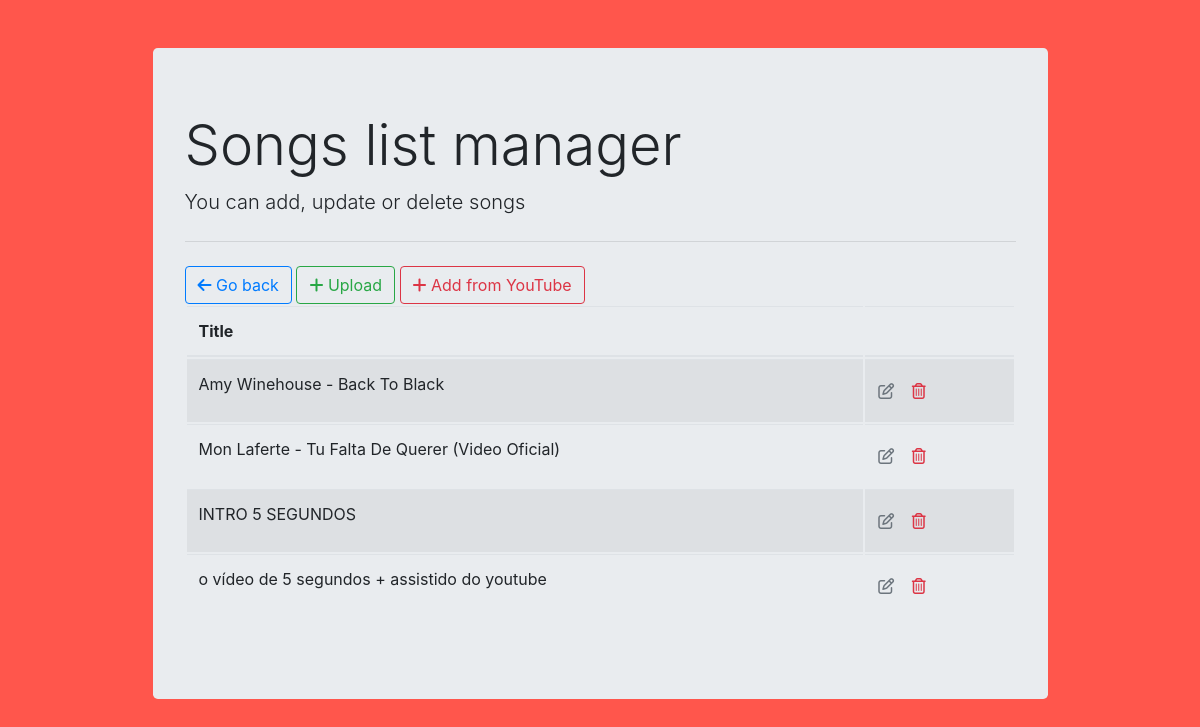
The app's page /manage/, older data.
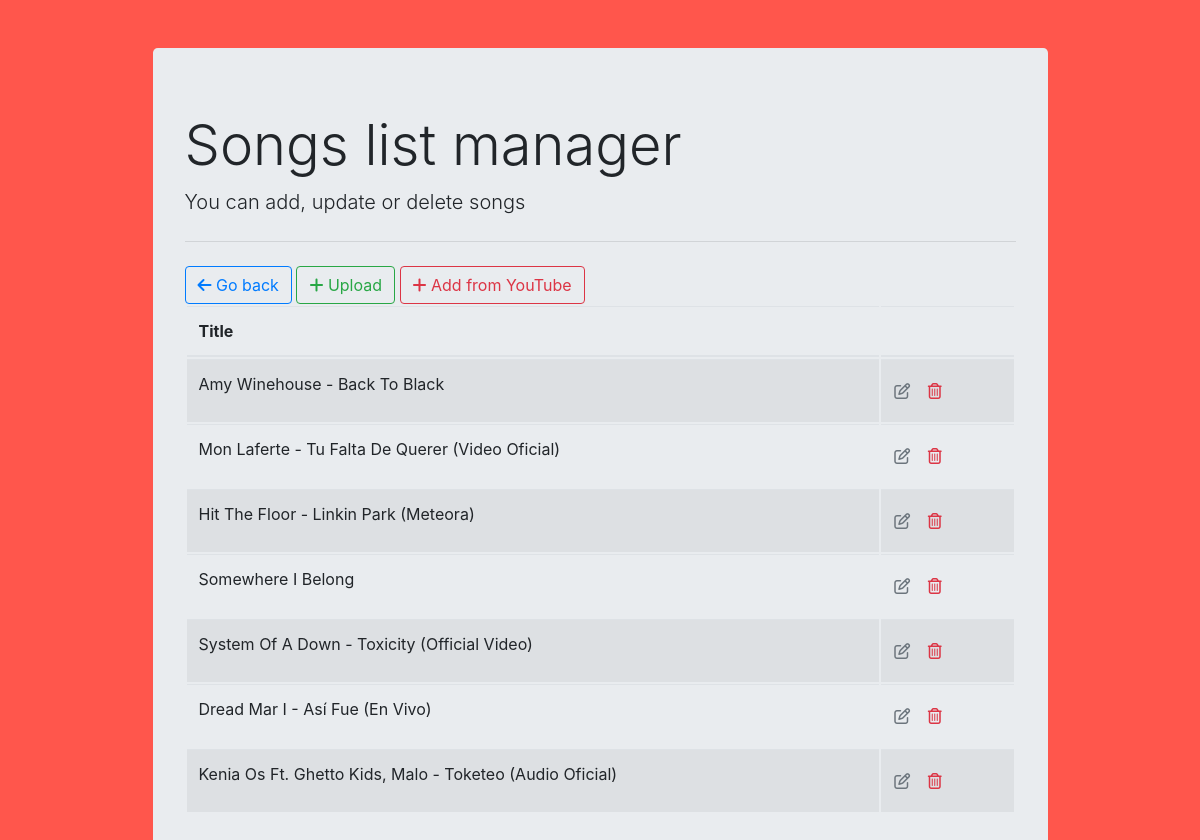
The same page, newer data.
### songs/models.py (models this page shows, shortened)
class Song(models.Model):
    title = models.CharField(max_length=256)
    artist = models.CharField(max_length=256, null=True, blank=True)
    album = models.ForeignKey(Album, on_delete=models.SET_NULL, null=True, blank=True)
    time_length = models.DecimalField(max_digits=10, decimal_places=2, blank=True)
    image = models.ImageField(default='img/default.jpg', upload_to='img/', blank=True, null=True)
    image_url = models.CharField(max_length=256, default='media/img/default.jpg', blank=True, null=True)
    audio_file = models.FileField(upload_to='songs', validators=[validate_is_audio], null=True, blank=True)

### songs/views.py (the view)
# urls.py: path('manage/', ManageListView.as_view(), name='manage'),
class ManageListView(ListView):
    model = Song
    template_name = 'songs/manage.html'
    context_object_name = 'songs'

### songs/templates/songs/manage.html (shortened to what this page needs)
{% extends 'songs/base.html' %}
{% block content %}
<div class="container">
    <div class="col-md-10 offset-md-1 mt-5">
    <div class="jumbotron">
        <h1 class="display-4">Songs list manager</h1>
        <p class="lead">You can add, update or delete songs</p>
        <hr class="my-4">
        <a href="{% url 'songs:home' %}" class="btn btn-outline-primary">
            <i class="fas fa-arrow-left"></i> Go back</a>
        <a href="{% url 'songs:upload' %}" class="btn btn-outline-success">
            <i class="fas fa-plus"></i> Upload</a>
        <a href="{% url 'songs:download' %}" class="btn btn-outline-danger">
            <i class="fas fa-plus"></i> Add from YouTube</a>
        <table class="table table-striped">
            <thead>
                <tr>
                    <th>Title</th>
                    <th></th>
                </tr>
            </thead>
            <tbody>
                {% for song in songs %}
                    <tr>
                        <td>{{song.title}}</td>
                        <td>
                            <a href="{% url 'songs:update' song.id %}" class="btn text-secondary px-0">
                                <i class="far fa-edit"></i>
                            </a>
                            <form action="{% url 'songs:delete' song.id %}" method="POST" class="d-inline">
                                <button type="submit" class="btn" style="background-color:transparent; border:none;">
                                    <i class="far fa-trash-alt text-danger"></i>
                                </button>
                            </form>
                        </td>
                    </tr>
                {% endfor %}
            </tbody>
        </table>
        </div>
    </div>
</div>
{% endblock %}

### songs/templates/songs/base.html (shortened to what this page needs)
{% load static %}
<!DOCTYPE html>
<html lang="en">
<head>
    <link rel="stylesheet" href="https://cdnjs.cloudflare.com/ajax/libs/font-awesome/5.15.4/css/all.min.css" /><link rel="stylesheet" href="https://maxcdn.bootstrapcdn.com/bootstrap/4.0.0/css/bootstrap.min.css">
    <link href="https://cdnjs.cloudflare.com/ajax/libs/mediaelement/4.2.7/mediaelementplayer.min.css" rel="stylesheet"/>
    <link href="{% static './css/style.css' %}" rel="stylesheet">
</head>
<body>
    {% block content %}{% endblock %}
</body>
</html>

### songs/static/css/style.css (style rules this page uses)
body { background: #ff564c; padding: 0; margin: 0; }
table { border-collapse: separate; }

Row changes from the older to the newer data that the page shows:
removed Song: title "INTRO 5 SEGUNDOS"
removed Song: title "o vídeo de 5 segundos + assistido do youtube"
added Song: title "Hit The Floor - Linkin Park (Meteora)"
added Song: title "Somewhere I Belong"
added Song: title "System Of A Down - Toxicity (Official Video)"
added Song: title "Dread Mar I - Así Fue (En Vivo)"
added Song: title "Kenia Os Ft. Ghetto Kids, Malo - Toketeo (Audio Oficial)"
